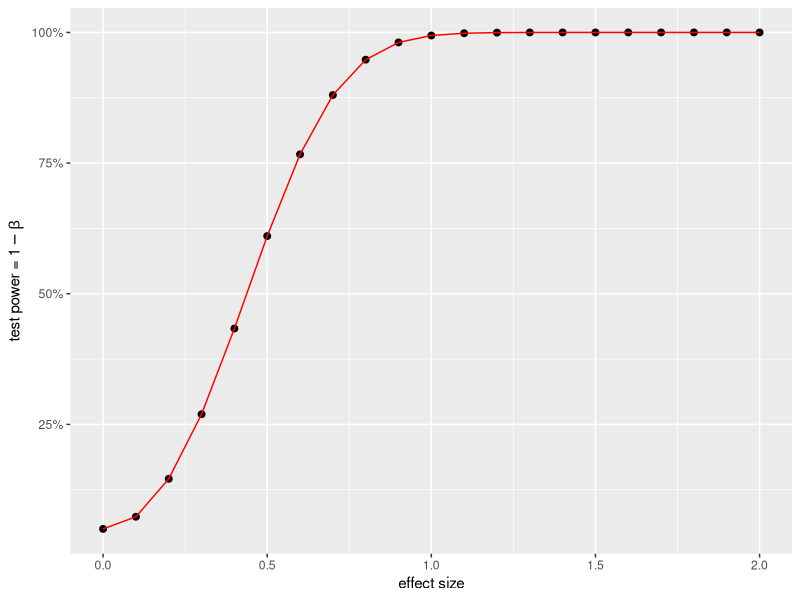
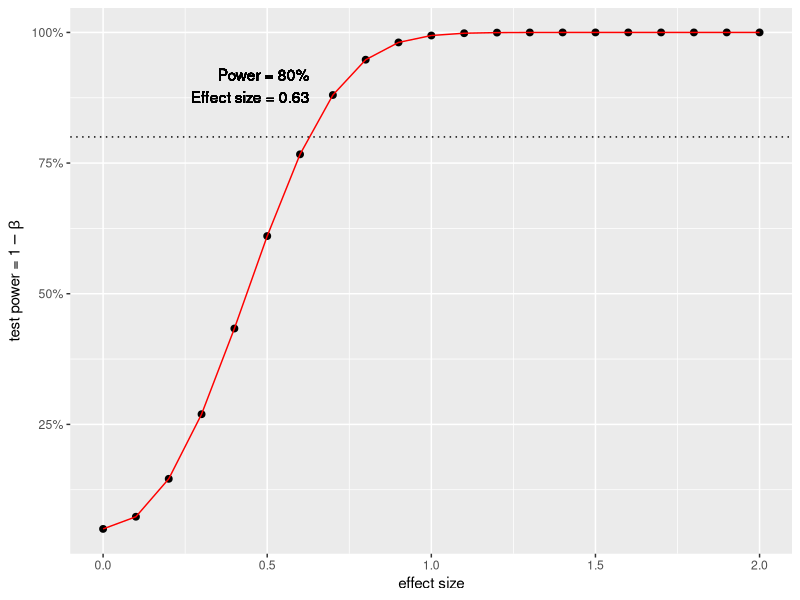
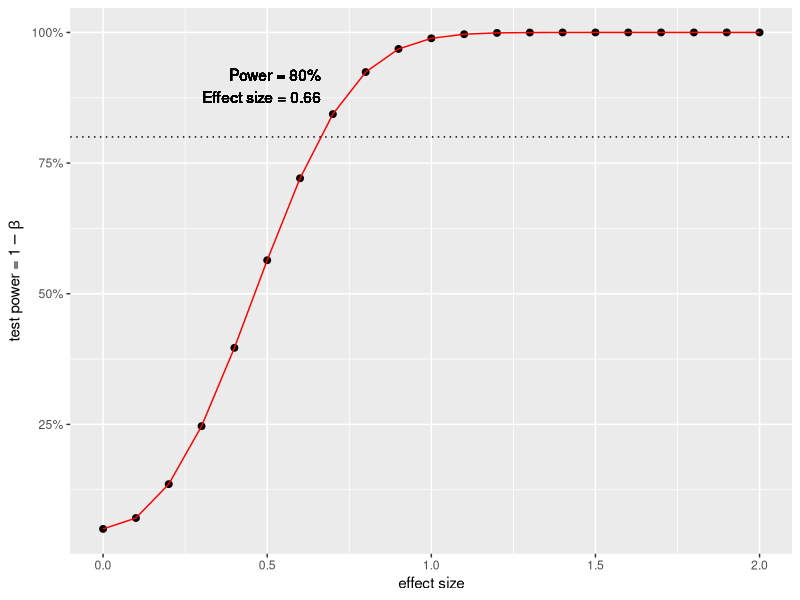
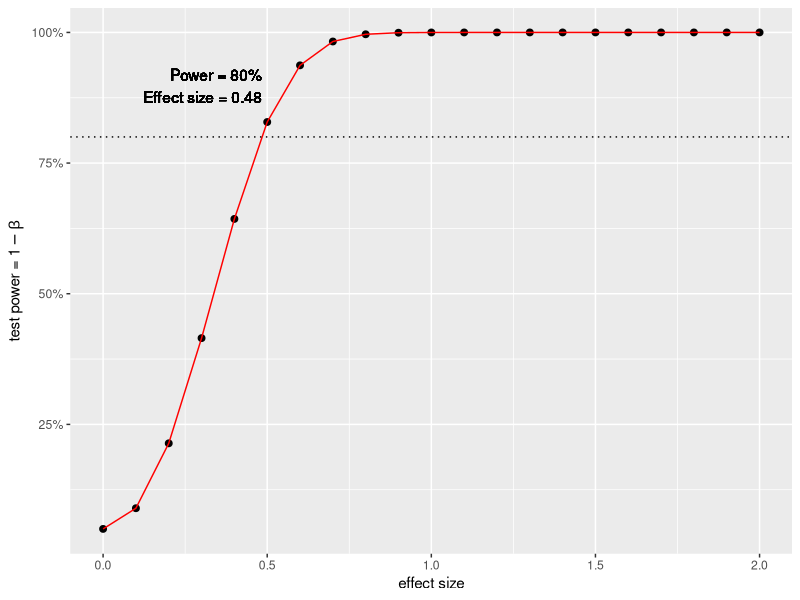
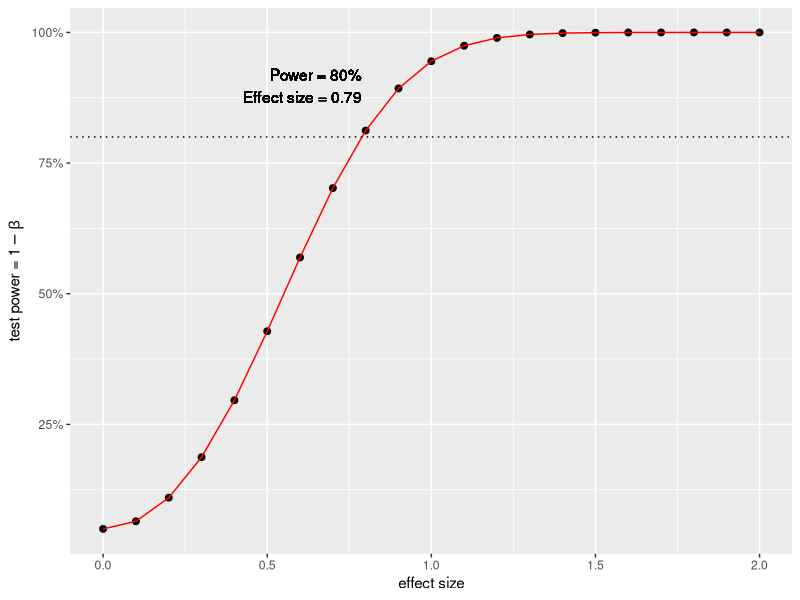
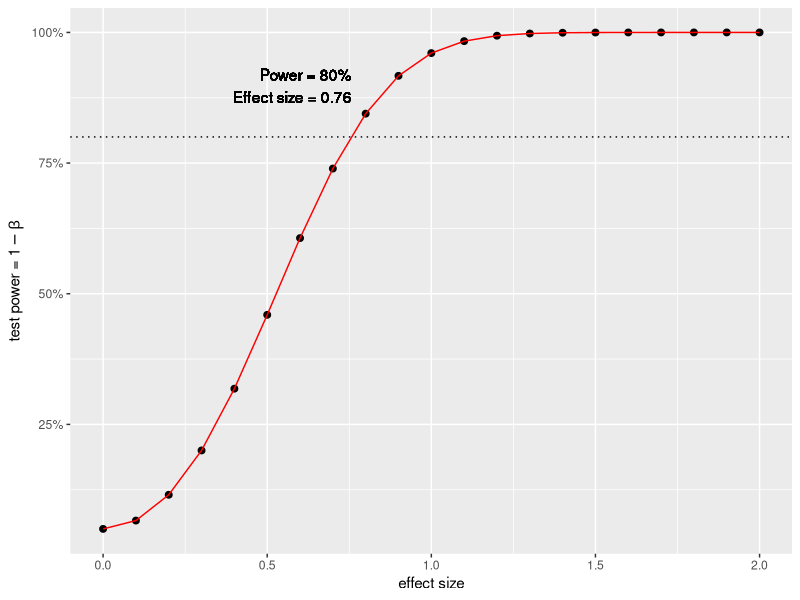
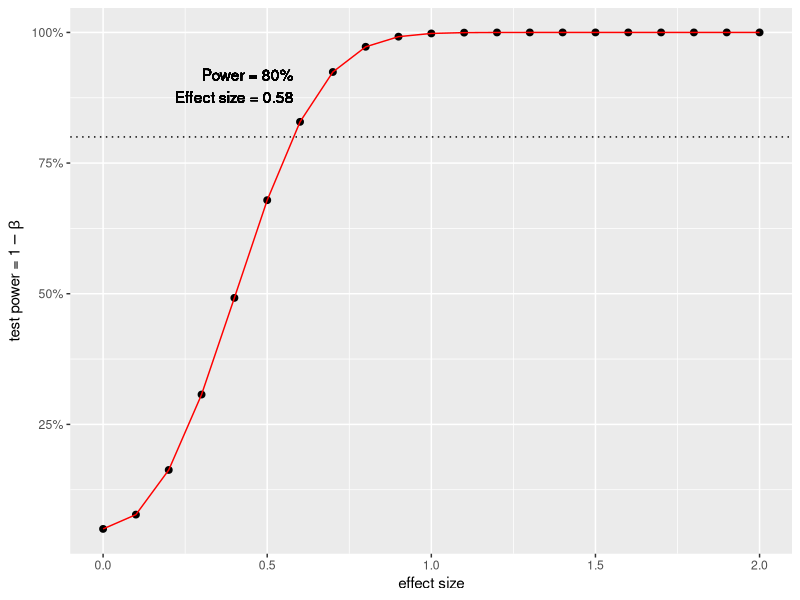

Write R code to recreate these figures, in order.
library(pwr)
library(ggplot2)

#Cingulum HC vs TDP----
d_seq <- seq(0, 2, by = 0.1)
pwr_list <- lapply(d_seq, function(d){
  pwr.t2n.test(n1 = 27, n2 = 84, 
               d = d,
               power = NULL,
               sig.level = 0.05, 
               alternative = "two.sided")
})
pwr <- sapply(pwr_list, '[[', 'power')

dfpwr <- data.frame(power = pwr, effect.size = d_seq)

ggplot(dfpwr, aes(effect.size, power)) +
  geom_point(size = 2, colour = "black") +
  geom_line(size = 0.5, colour = "red") +
  scale_y_continuous(labels = scales::percent) +
  xlab("effect size") +
  ylab(expression("test power =" ~ 1 - beta))
#draw a line at 80% power
pwr80 <- approx(x = pwr, y = d_seq, xout = 0.8)
pwr80


lbl80 <- paste("Power = 80%\n")
lbl80 <- paste(lbl80, "Effect size =", round(pwr80$y, 2))

ggplot(dfpwr, aes(effect.size, power)) +
  geom_point(size = 2, colour = "black") +
  geom_line(size = 0.5, colour = "red") +
  geom_hline(yintercept = 0.8, linetype = "dotted") +
  geom_text(x = pwr80$y, y = pwr80$x, 
            label = lbl80,
            hjust = 1, vjust = -1) +
  scale_y_continuous(labels = scales::percent) +
  xlab("effect size") +
  ylab(expression("test power =" ~ 1 - beta))


#Cingulum HC vs Tau----
d_seq <- seq(0, 2, by = 0.1)
pwr_list <- lapply(d_seq, function(d){
  pwr.t2n.test(n1 = 27, n2 = 58, 
               d = d,
               power = NULL,
               sig.level = 0.05, 
               alternative = "two.sided")
})
pwr <- sapply(pwr_list, '[[', 'power')

dfpwr <- data.frame(power = pwr, effect.size = d_seq)


pwr80 <- approx(x = pwr, y = d_seq, xout = 0.8)
pwr80

lbl80 <- paste("Power = 80%\n")
lbl80 <- paste(lbl80, "Effect size =", round(pwr80$y, 2))

ggplot(dfpwr, aes(effect.size, power)) +
  geom_point(size = 2, colour = "black") +
  geom_line(size = 0.5, colour = "red") +
  geom_hline(yintercept = 0.8, linetype = "dotted") +
  geom_text(x = pwr80$y, y = pwr80$x, 
            label = lbl80,
            hjust = 1, vjust = -1) +
  scale_y_continuous(labels = scales::percent) +
  xlab("effect size") +
  ylab(expression("test power =" ~ 1 - beta))

#Cingulum Tau vs TDP----
d_seq <- seq(0, 2, by = 0.1)
pwr_list <- lapply(d_seq, function(d){
  pwr.t2n.test(n1 = 84, n2 = 58, 
               d = d,
               power = NULL,
               sig.level = 0.05, 
               alternative = "two.sided")
})
pwr <- sapply(pwr_list, '[[', 'power')

dfpwr <- data.frame(power = pwr, effect.size = d_seq)


pwr80 <- approx(x = pwr, y = d_seq, xout = 0.8)
pwr80

lbl80 <- paste("Power = 80%\n")
lbl80 <- paste(lbl80, "Effect size =", round(pwr80$y, 2))

ggplot(dfpwr, aes(effect.size, power)) +
  geom_point(size = 2, colour = "black") +
  geom_line(size = 0.5, colour = "red") +
  geom_hline(yintercept = 0.8, linetype = "dotted") +
  geom_text(x = pwr80$y, y = pwr80$x, 
            label = lbl80,
            hjust = 1, vjust = -1) +
  scale_y_continuous(labels = scales::percent) +
  xlab("effect size") +
  ylab(expression("test power =" ~ 1 - beta))

#CC HC vs Tau----
d_seq <- seq(0, 2, by = 0.1)
pwr_list <- lapply(d_seq, function(d){
  pwr.t2n.test(n1 = 19, n2 = 42, 
               d = d,
               power = NULL,
               sig.level = 0.05, 
               alternative = "two.sided")
})
pwr <- sapply(pwr_list, '[[', 'power')

dfpwr <- data.frame(power = pwr, effect.size = d_seq)


pwr80 <- approx(x = pwr, y = d_seq, xout = 0.8)
pwr80

lbl80 <- paste("Power = 80%\n")
lbl80 <- paste(lbl80, "Effect size =", round(pwr80$y, 2))

ggplot(dfpwr, aes(effect.size, power)) +
  geom_point(size = 2, colour = "black") +
  geom_line(size = 0.5, colour = "red") +
  geom_hline(yintercept = 0.8, linetype = "dotted") +
  geom_text(x = pwr80$y, y = pwr80$x, 
            label = lbl80,
            hjust = 1, vjust = -1) +
  scale_y_continuous(labels = scales::percent) +
  xlab("effect size") +
  ylab(expression("test power =" ~ 1 - beta))

#CC HC vs TDP----
d_seq <- seq(0, 2, by = 0.1)
pwr_list <- lapply(d_seq, function(d){
  pwr.t2n.test(n1 = 19, n2 = 56, 
               d = d,
               power = NULL,
               sig.level = 0.05, 
               alternative = "two.sided")
})
pwr <- sapply(pwr_list, '[[', 'power')

dfpwr <- data.frame(power = pwr, effect.size = d_seq)


pwr80 <- approx(x = pwr, y = d_seq, xout = 0.8)
pwr80

lbl80 <- paste("Power = 80%\n")
lbl80 <- paste(lbl80, "Effect size =", round(pwr80$y, 2))

ggplot(dfpwr, aes(effect.size, power)) +
  geom_point(size = 2, colour = "black") +
  geom_line(size = 0.5, colour = "red") +
  geom_hline(yintercept = 0.8, linetype = "dotted") +
  geom_text(x = pwr80$y, y = pwr80$x, 
            label = lbl80,
            hjust = 1, vjust = -1) +
  scale_y_continuous(labels = scales::percent) +
  xlab("effect size") +
  ylab(expression("test power =" ~ 1 - beta))

#CC Tau vs TDP ----
d_seq <- seq(0, 2, by = 0.1)
pwr_list <- lapply(d_seq, function(d){
  pwr.t2n.test(n1 = 42, n2 = 56, 
               d = d,
               power = NULL,
               sig.level = 0.05, 
               alternative = "two.sided")
})
pwr <- sapply(pwr_list, '[[', 'power')

dfpwr <- data.frame(power = pwr, effect.size = d_seq)


pwr80 <- approx(x = pwr, y = d_seq, xout = 0.8)
pwr80

lbl80 <- paste("Power = 80%\n")
lbl80 <- paste(lbl80, "Effect size =", round(pwr80$y, 2))

ggplot(dfpwr, aes(effect.size, power)) +
  geom_point(size = 2, colour = "black") +
  geom_line(size = 0.5, colour = "red") +
  geom_hline(yintercept = 0.8, linetype = "dotted") +
  geom_text(x = pwr80$y, y = pwr80$x, 
            label = lbl80,
            hjust = 1, vjust = -1) +
  scale_y_continuous(labels = scales::percent) +
  xlab("effect size") +
  ylab(expression("test power =" ~ 1 - beta))
